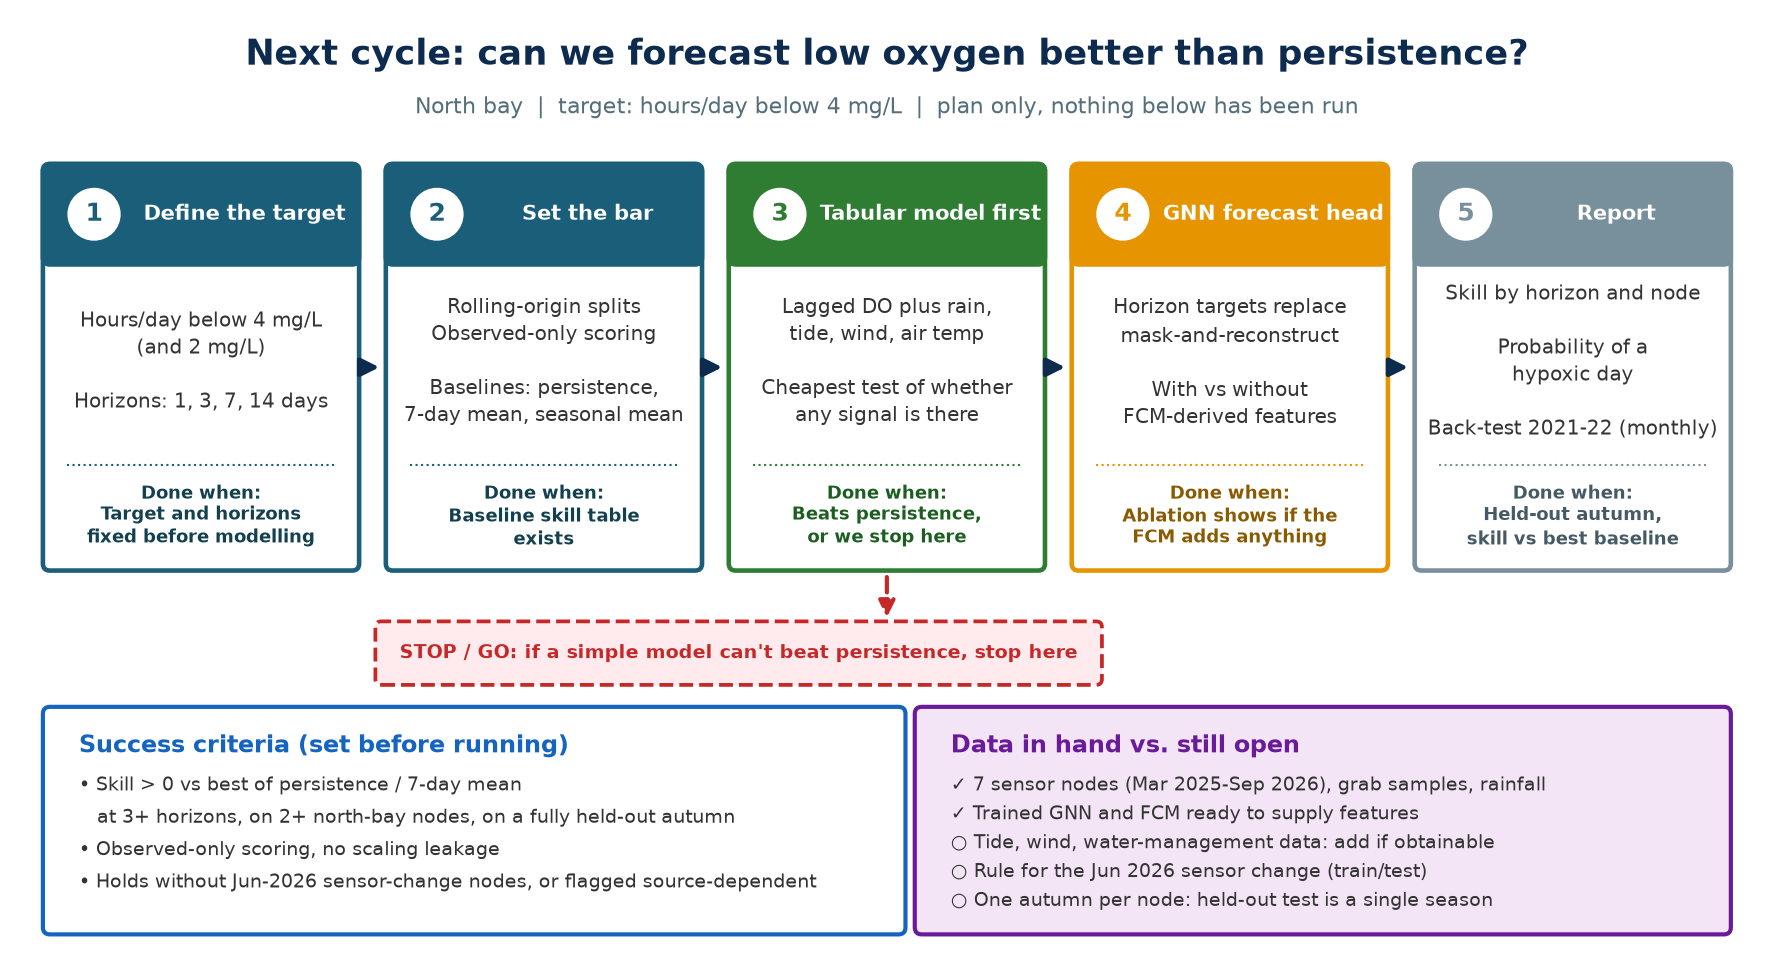

Source code (Python):
"""
next_cycle_roadmap.py
---------------------
Next-steps visual: five-step plan for forecasting low oxygen (hours/day below
4 mg/L), with a stop/go gate after the tabular baseline, the success
criterion, and data in hand vs. still open. Plan only; no results are shown.

Run from the repo root:
    python project_workflow/next_cycle_roadmap.py
"""

from pathlib import Path

import matplotlib.pyplot as plt
from matplotlib.patches import FancyArrowPatch, FancyBboxPatch

OUT_DIR = Path("project_workflow")
OUT_DIR.mkdir(exist_ok=True)

NAVY = "#0d2b4e"
BLUE = "#1565c0"
TEXT = "#333333"
GATE = "#c62828"
DARK = {"#1b5e7a": "#12404f", "#2e7d32": "#1b5e20", "#e69500": "#8a5a00", "#78909c": "#455a64"}

# (title, what we do, done when, accent colour)
STEPS = [
    ("Define the target",
     "Hours/day below 4 mg/L\n(and 2 mg/L)\n\nHorizons: 1, 3, 7, 14 days",
     "Target and horizons\nfixed before modelling", "#1b5e7a"),
    ("Set the bar",
     "Rolling-origin splits\nObserved-only scoring\n\nBaselines: persistence,\n7-day mean, seasonal mean",
     "Baseline skill table\nexists", "#1b5e7a"),
    ("Tabular model first",
     "Lagged DO plus rain,\ntide, wind, air temp\n\nCheapest test of whether\nany signal is there",
     "Beats persistence,\nor we stop here", "#2e7d32"),
    ("GNN forecast head",
     "Horizon targets replace\nmask-and-reconstruct\n\nWith vs without\nFCM-derived features",
     "Ablation shows if the\nFCM adds anything", "#e69500"),
    ("Report",
     "Skill by horizon and node\n\nProbability of a\nhypoxic day\n\nBack-test 2021-22 (monthly)",
     "Held-out autumn,\nskill vs best baseline", "#78909c"),
]


def draw():
    fig, ax = plt.subplots(figsize=(15, 8))
    ax.set_xlim(0, 15)
    ax.set_ylim(0, 8)
    ax.axis("off")

    ax.text(7.5, 7.65, "Next cycle: can we forecast low oxygen better than persistence?",
            ha="center", va="center", fontsize=17, fontweight="bold", color=NAVY)
    ax.text(7.5, 7.2, "North bay  |  target: hours/day below 4 mg/L  |  plan only, nothing below has been run",
            ha="center", va="center", fontsize=10.5, color="#546e7a")

    card_w, gap, x0 = 2.6, 0.35, 0.3
    y0, card_h = 3.25, 3.4
    done_h = 0.85
    xs = [x0 + i * (card_w + gap) for i in range(len(STEPS))]

    for i, (title, what, done, colour) in enumerate(STEPS):
        x = xs[i]
        ax.add_patch(FancyBboxPatch((x, y0), card_w, card_h, boxstyle="round,pad=0.06",
                                    fc="white", ec=colour, lw=2.2))
        ax.add_patch(FancyBboxPatch((x, y0 + card_h - 0.75), card_w, 0.75,
                                    boxstyle="round,pad=0.06", fc=colour, ec=colour, lw=2.2))
        ax.add_patch(plt.Circle((x + 0.38, y0 + card_h - 0.375), 0.22, fc="white", ec="white", zorder=5))
        ax.text(x + 0.38, y0 + card_h - 0.375, str(i + 1), ha="center", va="center",
                fontsize=12, fontweight="bold", color=colour, zorder=6)
        ax.text(x + 0.75 + (card_w - 0.75) / 2, y0 + card_h - 0.375, title, ha="center", va="center",
                fontsize=10, fontweight="bold", color="white")
        ax.text(x + card_w / 2, y0 + done_h + (card_h - 0.75 - done_h) / 2, what,
                ha="center", va="center", fontsize=9.6, color=TEXT, linespacing=1.35)
        ax.plot([x + 0.15, x + card_w - 0.15], [y0 + done_h, y0 + done_h],
                color=colour, lw=1, ls=":")
        ax.text(x + card_w / 2, y0 + done_h / 2, "Done when:\n" + done, ha="center", va="center",
                fontsize=8.8, color=DARK[colour], fontweight="bold", linespacing=1.25)

        if i < len(STEPS) - 1:
            ax.add_patch(FancyArrowPatch((x + card_w + 0.08, y0 + card_h / 2),
                                         (xs[i + 1] - 0.08, y0 + card_h / 2),
                                         arrowstyle="-|>", mutation_scale=18, lw=2.2, color=NAVY))

    # Stop/go gate under the tabular step
    gx = xs[2] + card_w / 2
    ax.add_patch(FancyArrowPatch((gx, y0 - 0.08), (gx, y0 - 0.5), arrowstyle="-|>",
                                 mutation_scale=16, lw=2, color=GATE, ls="--"))
    ax.add_patch(FancyBboxPatch((xs[1] - 0.1, y0 - 1.0), card_w * 2 + gap + 0.6, 0.45,
                                boxstyle="round,pad=0.05", fc="#ffebee", ec=GATE, lw=1.8, ls="--"))
    ax.text(xs[1] - 0.1 + (card_w * 2 + gap + 0.6) / 2, y0 - 0.775,
            "STOP / GO: if a simple model can't beat persistence, stop here",
            ha="center", va="center", fontsize=9.2, fontweight="bold", color=GATE)

    # Bottom boxes
    by, bh = 0.1, 1.85
    ax.add_patch(FancyBboxPatch((0.3, by), 7.3, bh, boxstyle="round,pad=0.06",
                                fc="white", ec=BLUE, lw=2))
    ax.text(0.55, by + bh - 0.28, "Success criteria (set before running)", fontsize=11.5,
            fontweight="bold", color=BLUE, va="center")
    crit = [
        "Skill > 0 vs best of persistence / 7-day mean",
        "at 3+ horizons, on 2+ north-bay nodes, on a fully held-out autumn",
        "Observed-only scoring, no scaling leakage",
        "Holds without Jun-2026 sensor-change nodes, or flagged source-dependent",
    ]
    for j, line in enumerate(crit):
        bullet = "\u2022 " if j in (0, 2, 3) else "   "
        ax.text(0.55, by + bh - 0.62 - j * 0.28, bullet + line, fontsize=9.3, color=TEXT, va="center")

    ax.add_patch(FancyBboxPatch((7.8, by), 6.9, bh, boxstyle="round,pad=0.06",
                                fc="#f3e5f5", ec="#6a1b9a", lw=2))
    ax.text(8.05, by + bh - 0.28, "Data in hand vs. still open", fontsize=11.5,
            fontweight="bold", color="#6a1b9a", va="center")
    status = [
        ("\u2713", "7 sensor nodes (Mar 2025-Sep 2026), grab samples, rainfall"),
        ("\u2713", "Trained GNN and FCM ready to supply features"),
        ("\u25cb", "Tide, wind, water-management data: add if obtainable"),
        ("\u25cb", "Rule for the Jun 2026 sensor change (train/test)"),
        ("\u25cb", "One autumn per node: held-out test is a single season"),
    ]
    for j, (mark, line) in enumerate(status):
        ax.text(8.05, by + bh - 0.62 - j * 0.25, f"{mark} {line}", fontsize=9.3, color=TEXT, va="center")
    out = OUT_DIR / "next_cycle_roadmap.png"
    fig.savefig(out, dpi=150, bbox_inches="tight", facecolor="white")
    plt.close(fig)
    print(f"Saved {out}")


if __name__ == "__main__":
    draw()
